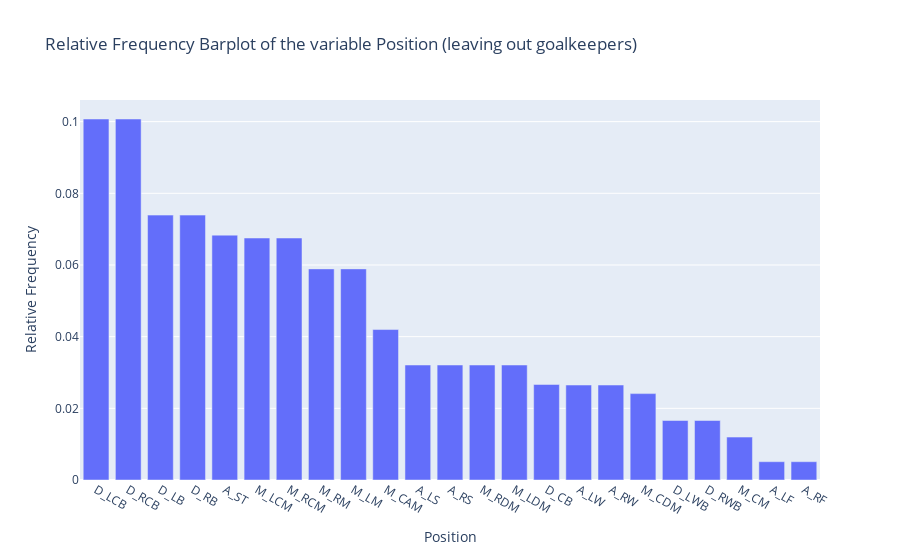

Source (notebook cell):
### Code cell
# Now, we leave out the goalkeeper class
dfv1_nogk = dfv1[dfv1['position'] != 'GK']

# We save the relative frequencies of the 'position_grouped' column
relative_freq = dfv1_nogk['position_grouped'].value_counts(normalize=True).reset_index()

# We change the naming of the columns
relative_freq.columns = ['Position', 'Relative Frequency']

# Create a bar plot with Plotly
fig = px.bar(relative_freq, x='Position', y='Relative Frequency',
                title=f'Relative Frequency Barplot of the variable Position (leaving out goalkeepers)')

# Show the plot
fig.show()

### Figure 1 — Plotly figure (JSON) as saved in the notebook; plotly's stock layout.template omitted (floating-point values rounded to 4 significant figures)
{"data": [{"alignmentgroup": "True", "hovertemplate": "Position=%{x}<br>Relative Frequency=%{y}<extra></extra>", "legendgroup": "", "marker": {"color": "#636efa", "pattern": {"shape": ""}}, "name": "", "offsetgroup": "", "orientation": "v", "showlegend": false, "textposition": "auto", "type": "bar", "x": ["D_LCB", "D_RCB", "D_LB", "D_RB", "A_ST", "M_LCM", "M_RCM", "M_RM", "M_LM", "M_CAM", "A_LS", "A_RS", "M_RDM", "M_LDM", "D_CB", "A_LW", "A_RW", "M_CDM", "D_LWB", "D_RWB", "M_CM", "A_LF", "A_RF"], "xaxis": "x", "y": [0.1007, 0.1007, 0.07391, 0.07391, 0.06833, 0.06753, 0.06753, 0.05891, 0.05891, 0.04199, 0.03209, 0.03209, 0.03209, 0.03209, 0.02666, 0.0265, 0.0265, 0.02411, 0.0166, 0.0166, 0.01197, 0.005109, 0.005109], "yaxis": "y"}], "layout": {"barmode": "relative", "legend": {"tracegroupgap": 0}, "title": {"text": "Relative Frequency Barplot of the variable Position (leaving out goalkeepers)"}, "xaxis": {"anchor": "y", "domain": [0, 1], "title": {"text": "Position"}}, "yaxis": {"anchor": "x", "domain": [0, 1], "title": {"text": "Relative Frequency"}}}}
